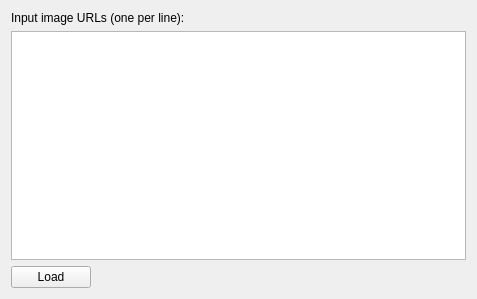
<?xml version="1.0" encoding="UTF-8"?>
<ui version="4.0">
 <class>WxMultiFileDownload</class>
 <widget class="QWidget" name="WxMultiFileDownload">
  <property name="geometry">
   <rect>
    <x>0</x>
    <y>0</y>
    <width>477</width>
    <height>299</height>
   </rect>
  </property>
  <property name="windowTitle">
   <string>WxMultiFileDownload</string>
  </property>
  <layout class="QHBoxLayout" name="horizontalLayout">
   <item>
    <layout class="QVBoxLayout" name="verticalLayout">
     <item>
      <widget class="QLabel" name="label">
       <property name="text">
        <string>Input image URLs (one per line):</string>
       </property>
      </widget>
     </item>
     <item>
      <widget class="QPlainTextEdit" name="urls"/>
     </item>
     <item>
      <widget class="QPushButton" name="load">
       <property name="sizePolicy">
        <sizepolicy hsizetype="Fixed" vsizetype="Fixed">
         <horstretch>0</horstretch>
         <verstretch>0</verstretch>
        </sizepolicy>
       </property>
       <property name="text">
        <string>Load</string>
       </property>
      </widget>
     </item>
    </layout>
   </item>
  </layout>
 </widget>
 <resources/>
 <connections/>
</ui>
